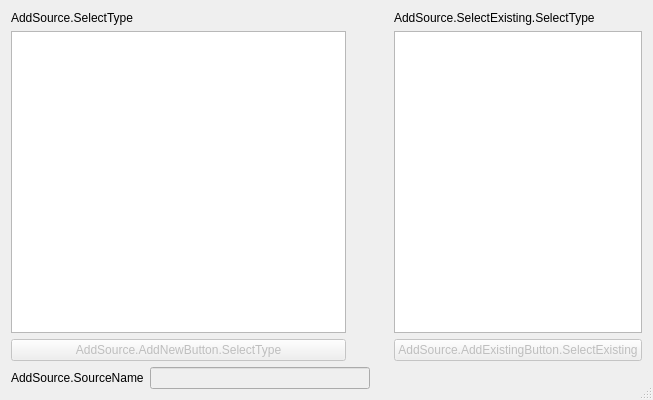
<?xml version="1.0" encoding="UTF-8"?>
<ui version="4.0">
 <class>AddSourceDialog</class>
 <widget class="QDialog" name="AddSourceDialog">
  <property name="geometry">
   <rect>
    <x>0</x>
    <y>0</y>
    <width>642</width>
    <height>400</height>
   </rect>
  </property>
  <property name="sizePolicy">
   <sizepolicy hsizetype="MinimumExpanding" vsizetype="MinimumExpanding">
    <horstretch>0</horstretch>
    <verstretch>0</verstretch>
   </sizepolicy>
  </property>
  <property name="minimumSize">
   <size>
    <width>642</width>
    <height>400</height>
   </size>
  </property>
  <property name="windowTitle">
   <string>Add Source</string>
  </property>
  <property name="sizeGripEnabled">
   <bool>true</bool>
  </property>
  <layout class="QVBoxLayout" name="verticalLayout_4">
   <property name="sizeConstraint">
    <enum>QLayout::SetMinimumSize</enum>
   </property>
   <item>
    <layout class="QGridLayout" name="gridLayout">
     <property name="sizeConstraint">
      <enum>QLayout::SetMinimumSize</enum>
     </property>
     <item row="2" column="0">
      <widget class="QPushButton" name="addNewSource">
       <property name="enabled">
        <bool>false</bool>
       </property>
       <property name="text">
        <string>AddSource.AddNewButton.SelectType</string>
       </property>
      </widget>
     </item>
     <item row="1" column="0">
      <widget class="QListView" name="sourceTypes">
       <property name="editTriggers">
        <set>QAbstractItemView::NoEditTriggers</set>
       </property>
       <property name="showDropIndicator" stdset="0">
        <bool>false</bool>
       </property>
       <property name="dragDropMode">
        <enum>QAbstractItemView::NoDragDrop</enum>
       </property>
       <property name="selectionBehavior">
        <enum>QAbstractItemView::SelectRows</enum>
       </property>
       <property name="textElideMode">
        <enum>Qt::ElideNone</enum>
       </property>
       <property name="movement">
        <enum>QListView::Static</enum>
       </property>
       <property name="flow">
        <enum>QListView::TopToBottom</enum>
       </property>
       <property name="isWrapping" stdset="0">
        <bool>false</bool>
       </property>
       <property name="resizeMode">
        <enum>QListView::Adjust</enum>
       </property>
       <property name="viewMode">
        <enum>QListView::ListMode</enum>
       </property>
       <property name="uniformItemSizes">
        <bool>false</bool>
       </property>
       <property name="selectionRectVisible">
        <bool>true</bool>
       </property>
      </widget>
     </item>
     <item row="2" column="3">
      <widget class="QPushButton" name="addExistingSource">
       <property name="enabled">
        <bool>false</bool>
       </property>
       <property name="text">
        <string>AddSource.AddExistingButton.SelectExisting</string>
       </property>
      </widget>
     </item>
     <item row="0" column="1">
      <spacer name="horizontalSpacer">
       <property name="orientation">
        <enum>Qt::Horizontal</enum>
       </property>
       <property name="sizeType">
        <enum>QSizePolicy::Fixed</enum>
       </property>
       <property name="sizeHint" stdset="0">
        <size>
         <width>18</width>
         <height>2</height>
        </size>
       </property>
      </spacer>
     </item>
     <item row="0" column="0">
      <widget class="QLabel" name="sourceTypesLabel">
       <property name="text">
        <string>AddSource.SelectType</string>
       </property>
      </widget>
     </item>
     <item row="0" column="3">
      <widget class="QLabel" name="existingSourcesLabel">
       <property name="text">
        <string>AddSource.SelectExisting.SelectType</string>
       </property>
      </widget>
     </item>
     <item row="1" column="3">
      <widget class="QListView" name="existingSources">
       <property name="editTriggers">
        <set>QAbstractItemView::NoEditTriggers</set>
       </property>
       <property name="textElideMode">
        <enum>Qt::ElideNone</enum>
       </property>
       <property name="resizeMode">
        <enum>QListView::Adjust</enum>
       </property>
      </widget>
     </item>
     <item row="3" column="0" colspan="2">
      <layout class="QFormLayout" name="formLayout">
       <property name="sizeConstraint">
        <enum>QLayout::SetMaximumSize</enum>
       </property>
       <item row="0" column="0">
        <widget class="QLabel" name="sourceNameLabel">
         <property name="text">
          <string>AddSource.SourceName</string>
         </property>
        </widget>
       </item>
       <item row="0" column="1">
        <widget class="QLineEdit" name="sourceNameLineEdit">
         <property name="enabled">
          <bool>false</bool>
         </property>
         <property name="sizePolicy">
          <sizepolicy hsizetype="MinimumExpanding" vsizetype="Fixed">
           <horstretch>1</horstretch>
           <verstretch>0</verstretch>
          </sizepolicy>
         </property>
         <property name="minimumSize">
          <size>
           <width>220</width>
           <height>0</height>
          </size>
         </property>
        </widget>
       </item>
      </layout>
     </item>
     <item row="0" column="2">
      <spacer name="horizontalSpacer_2">
       <property name="orientation">
        <enum>Qt::Horizontal</enum>
       </property>
       <property name="sizeType">
        <enum>QSizePolicy::Fixed</enum>
       </property>
       <property name="sizeHint" stdset="0">
        <size>
         <width>18</width>
         <height>2</height>
        </size>
       </property>
      </spacer>
     </item>
    </layout>
   </item>
  </layout>
 </widget>
 <resources/>
 <connections/>
</ui>
